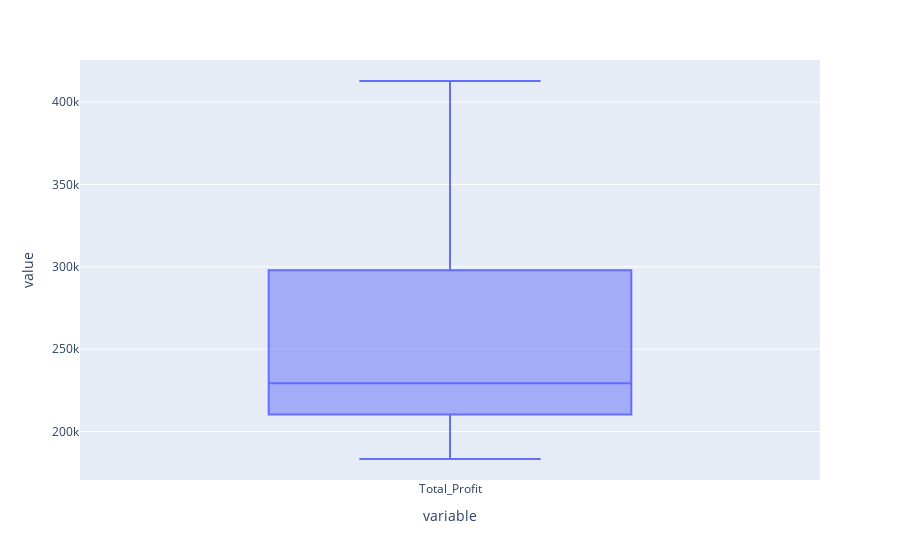

Notebook code for this chart:
### Code cell
fmcg.Total_Profit.plot(kind='box',backend='plotly')

### Figure 1 — Plotly figure (JSON) as saved in the notebook; plotly's stock layout.template omitted (floating-point values rounded to 4 significant figures)
{"data": [{"alignmentgroup": "True", "hovertemplate": "variable=%{x}<br>value=%{y}<extra></extra>", "legendgroup": "", "marker": {"color": "#636efa"}, "name": "", "notched": false, "offsetgroup": "", "orientation": "v", "showlegend": false, "type": "box", "x": ["Total_Profit", "Total_Profit", "Total_Profit", "Total_Profit", "Total_Profit", "Total_Profit", "Total_Profit", "Total_Profit", "Total_Profit", "Total_Profit", "Total_Profit", "Total_Profit"], "x0": " ", "xaxis": "x", "y": [211000, 183300, 224700, 222700, 209600, 201400, 295500, 361400, 234000, 266700, 412800, 300200], "y0": " ", "yaxis": "y"}], "layout": {"boxmode": "group", "legend": {"tracegroupgap": 0}, "margin": {"t": 60}, "xaxis": {"anchor": "y", "domain": [0, 1], "title": {"text": "variable"}}, "yaxis": {"anchor": "x", "domain": [0, 1], "title": {"text": "value"}}}}
